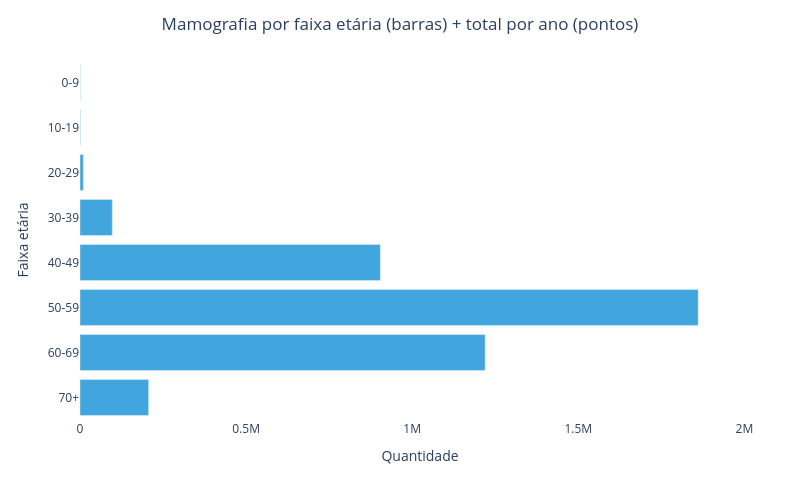

Notebook source saved alongside this figure:
### Code cell
# 4) Design e layout do gráfico (Plotly) - versão simplificada
import plotly.io as pio

# Força um renderer compatível com VS Code/Jupyter (evita "não aparece" em alguns ambientes)
if "vscode" in pio.renderers:
    pio.renderers.default = "vscode"
elif "plotly_mimetype" in pio.renderers:
    pio.renderers.default = "plotly_mimetype"
elif "notebook_connected" in pio.renderers:
    pio.renderers.default = "notebook_connected"

fig = go.Figure()

# Barras horizontais simples (sem pontos adicionais)
valores_barras = [por_faixa[fx] for fx in FAIXAS_ETARIAS]
tooltips_barras = [
    f"Faixa etária: {fx}\nQuantidade: {_fmt_int(por_faixa[fx])}"
    for fx in FAIXAS_ETARIAS
]

fig.add_trace(go.Bar(
    name=f"Total por faixa etária ({ano_ini}–{ano_fim})",
    x=valores_barras,
    y=FAIXAS_ETARIAS,
    orientation="h",
    marker=dict(color=COR_BARRAS, opacity=0.9),
    hovertext=tooltips_barras,
    hoverinfo="text",
))

# Layout mais compacto e simples
x_max_data = max(valores_barras) if valores_barras else 0
if x_max_data <= 0:
    raise ValueError("Não há valores positivos para plotar (verifique filtros e intervalo de anos).")

fig.update_layout(
    title=dict(text=TITULO, x=0.5),
    height=480,
    width=800,
    plot_bgcolor="#ffffff",
    paper_bgcolor="white",
    margin=dict(l=80, r=40, t=60, b=60),
    hovermode="closest",
    legend=dict(orientation="h", yanchor="bottom", y=1.02, xanchor="center", x=0.5),
    xaxis=dict(title="Quantidade", range=[0, x_max_data * 1.1]),
    yaxis=dict(title="Faixa etária", autorange="reversed"),
)

fig.show()

### Figure 1 — Plotly figure (JSON) as saved in the notebook; plotly's stock layout.template omitted (floating-point values rounded to 4 significant figures)
{"data": [{"hoverinfo": "text", "hovertext": ["Faixa etária: 0-9\nQuantidade: 741", "Faixa etária: 10-19\nQuantidade: 1.096", "Faixa etária: 20-29\nQuantidade: 9.950", "Faixa etária: 30-39\nQuantidade: 97.270", "Faixa etária: 40-49\nQuantidade: 904.171", "Faixa etária: 50-59\nQuantidade: 1.860.958", "Faixa etária: 60-69\nQuantidade: 1.219.667", "Faixa etária: 70+\nQuantidade: 206.663"], "marker": {"color": "#2D9CDB", "opacity": 0.9}, "name": "Total por faixa etária (2013–2025)", "orientation": "h", "type": "bar", "x": [741, 1096, 9950, 97270, 904171, 1860958, 1219667, 206663], "y": ["0-9", "10-19", "20-29", "30-39", "40-49", "50-59", "60-69", "70+"]}], "layout": {"height": 480, "hovermode": "closest", "legend": {"orientation": "h", "x": 0.5, "xanchor": "center", "y": 1.02, "yanchor": "bottom"}, "margin": {"b": 60, "l": 80, "r": 40, "t": 60}, "paper_bgcolor": "white", "plot_bgcolor": "#ffffff", "title": {"text": "Mamografia por faixa etária (barras) + total por ano (pontos)", "x": 0.5}, "width": 800, "xaxis": {"range": [0, 2047000.0], "title": {"text": "Quantidade"}}, "yaxis": {"autorange": "reversed", "title": {"text": "Faixa etária"}}}}
